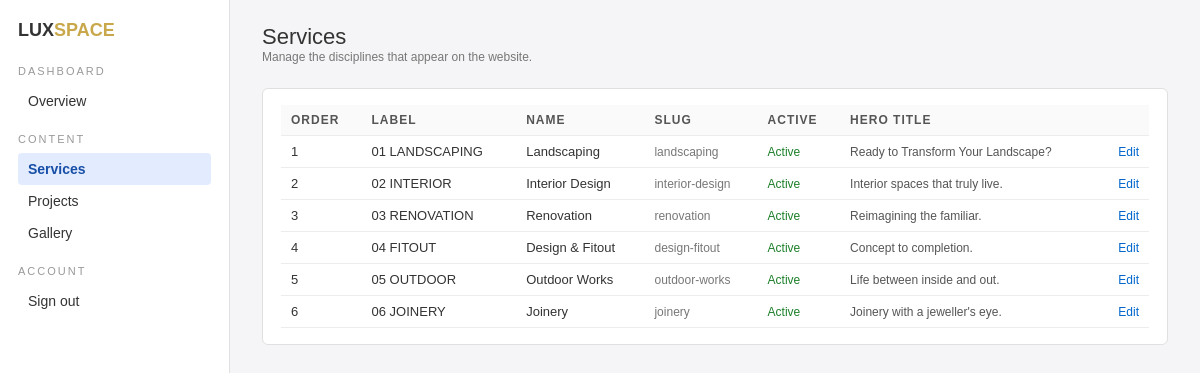
The page /dashboard/services/ (signed in) on the database its author committed.
### myApp/models.py (models this page shows, shortened)
class Service(models.Model):
    name = models.CharField(max_length=120)
    slug = models.SlugField(max_length=140, unique=True)
    short_label = models.CharField(
        max_length=40,
        help_text="Label used in tabs and pills, e.g. 'LANDSCAPING'.",
    )
    order_label = models.CharField(
        max_length=8,
        help_text="Numeric label such as '01', '02' to display before the name.",
    )
    hero_kicker = models.CharField(
        max_length=120,
        blank=True,
        help_text="Small label above hero title, e.g. 'SERVICE 01'.",
    )
    hero_eyebrow = models.CharField(
        max_length=120,
        blank=True,
        help_text="Secondary small label, e.g. 'EST. 2013'.",
    )
    hero_title = models.CharField(
        max_length=200,
        help_text="Main hero heading, e.g. 'Ready to Transform Your Landscape?'.",
    )
    hero_emphasis = models.CharField(
        max_length=120,
        blank=True,
        help_text="Optional emphasised word in the hero heading.",
    )
    hero_intro = models.TextField(
        blank=True,
        help_text="Short paragraph under the hero title.",
    )
    hero_background_image = models.URLField(
        blank=True,
        help_text="Full URL to the hero background image.",
    )
    overview_heading = models.CharField(
        max_length=200,
        blank=True,
        help_text="Overview section heading, e.g. 'Where Nature Becomes Art'.",
    )
    overview_body_primary = models.TextField(blank=True)
    overview_body_secondary = models.TextField(blank=True)
    cta_primary_label = models.CharField(
        max_length=80,
        default="EXPLORE SERVICE",
        help_text="Label for primary hero CTA button.",
    )
    cta_secondary_label = models.CharField(
        max_length=80,
        default="VIEW PROJECTS",
        help_text="Label for secondary hero CTA button.",
    )
    is_active = models.BooleanField(default=True)
    display_order = models.PositiveIntegerField(default=1)
    created_at = models.DateTimeField(auto_now_add=True)
    updated_at = models.DateTimeField(auto_now=True)
    class Meta:
        ordering = ["display_order", "name"]

### myApp/views.py (the view)
# urls.py: path("dashboard/services/", views.dashboard_services, name="dashboard_services"),
@login_required
def dashboard_services(request):
    services = Service.objects.order_by("display_order", "name")
    return render(request, "dashboard/services_list.html", {"services": services})

### myApp/templates/dashboard/services_list.html (shortened to what this page needs)
{% extends "dashboard/base.html" %}
{% block content %}
<div class="top-bar">
  <div>
    <h1>Services</h1>
    <small>Manage the disciplines that appear on the website.</small>
  </div>
</div>
<div class="card">
  <div style="overflow-x:auto;">
      <table>
        <thead>
          <tr>
            <th>Order</th>
            <th>Label</th>
            <th>Name</th>
            <th>Slug</th>
            <th>Active</th>
            <th>Hero title</th>
            <th></th>
          </tr>
        </thead>
        <tbody>
          {% for svc in services %}
          <tr>
            <td>{{ svc.display_order }}</td>
            <td>{{ svc.order_label }} {{ svc.short_label }}</td>
            <td>{{ svc.name }}</td>
            <td style="font-size:12px; color:#777;">{{ svc.slug }}</td>
            <td>
              {% if svc.is_active %}
                <span style="color:#1b7f2a; font-size:12px;">Active</span>
              {% else %}
                <span style="color:#999; font-size:12px;">Hidden</span>
              {% endif %}
            </td>
            <td style="font-size:12px; color:#555; max-width:260px; white-space:nowrap; overflow:hidden; text-overflow:ellipsis;">
              {{ svc.hero_title }}
            </td>
            <td style="text-align:right;">
              <a href="{% url 'dashboard_service_edit' svc.pk %}" style="font-size:12px;">
                Edit
              </a>
            </td>
          </tr>
          {% empty %}
          <tr>
            <td colspan="7" style="padding:12px; text-align:center; color:#777;">
              No services found. Seed demo content or create services in admin first.
            </td>
          </tr>
          {% endfor %}
        </tbody>
      </table>
  </div>
</div>
{% endblock %}

### myApp/templates/dashboard/base.html (shortened to what this page needs)
<!DOCTYPE html>
<html lang="en">
<head>
</head>
<body>
  <div class="layout">
    <aside class="sidebar">
      <div class="brand">LUX<span>SPACE</span></div>
      <div class="menu-label">Dashboard</div>
      <ul class="nav-list">
        <li>
          <a href="{% url 'dashboard_home' %}"
             class="nav-link{% if request.path == '/dashboard/' %} current{% endif %}">
            Overview
          </a>
        </li>
      </ul>
      <div class="menu-label">Content</div>
      <ul class="nav-list">
        <li>
          <a href="{% url 'dashboard_services' %}"
             class="nav-link{% if '/dashboard/services' in request.path %} current{% endif %}">
            Services
          </a>
        </li>
        <li>
          <a href="{% url 'dashboard_projects' %}"
             class="nav-link{% if '/dashboard/projects' in request.path %} current{% endif %}">
            Projects
          </a>
        </li>
        <li>
          <a href="{% url 'dashboard_gallery' %}"
             class="nav-link{% if '/dashboard/gallery' in request.path %} current{% endif %}">
            Gallery
          </a>
        </li>
      </ul>
      <div class="menu-label">Account</div>
      <ul class="nav-list">
        <li>
          <a href="{% url 'dashboard_logout' %}" class="nav-link">Sign out</a>
        </li>
      </ul>
    </aside>
    <main class="main">
      {% block content %}{% endblock %}
    </main>
  </div>
</body>
</html>

### myApp/templates/dashboard/base.html (style rules this page uses)
* { box-sizing: border-box; }
body { margin: 0; font-family: Arial, Helvetica, sans-serif; background: #f5f5f7; color: #333333; }
a { color: #0066cc; text-decoration: none; }
.layout { display: flex; min-height: 100vh; }
.sidebar { width: 230px; background: #ffffff; border-right: 1px solid #e0e0e0; padding: 20px 18px; }
.sidebar .brand { font-size: 18px; font-weight: 700; margin-bottom: 24px; }
.sidebar .brand span { color: #c9a84c; }
.sidebar .menu-label { font-size: 11px; text-transform: uppercase; letter-spacing: 2px; color: #999; margin-bottom: 8px; margin-top: 16px; }
.nav-list { list-style: none; padding: 0; margin: 0; }
.nav-link { display: block; padding: 8px 10px; border-radius: 4px; font-size: 14px; color: #333; }
.nav-link.current { background: #e3ecff; color: #174ea6; font-weight: 600; }
.main { flex: 1; padding: 24px 32px; }
.top-bar { display: flex; justify-content: space-between; align-items: center; margin-bottom: 24px; }
.top-bar h1 { margin: 0; font-size: 22px; font-weight: 400; }
.top-bar small { display: block; font-size: 12px; color: #777; }
.card { background: #ffffff; border: 1px solid #e0e0e0; border-radius: 6px; padding: 16px 18px; }
table { border-collapse: collapse; width: 100%; font-size: 13px; }
th, td { padding: 8px 10px; border-bottom: 1px solid #ececec; text-align: left; }
th { background: #fafafa; font-weight: 600; color: #555; font-size: 12px; text-transform: uppercase; letter-spacing: 1px; }

### rows shown on the page
Service: display_order "1", order_label "01", short_label "LANDSCAPING", name "Landscaping", slug "landscaping", is_active "Active", hero_title "Ready to Transform Your Landscape?"
Service: display_order "2", order_label "02", short_label "INTERIOR", name "Interior Design", slug "interior-design", is_active "Active", hero_title "Interior spaces that truly live."
Service: display_order "3", order_label "03", short_label "RENOVATION", name "Renovation", slug "renovation", is_active "Active", hero_title "Reimagining the familiar."
Service: display_order "4", order_label "04", short_label "FITOUT", name "Design & Fitout", slug "design-fitout", is_active "Active", hero_title "Concept to completion."
Service: display_order "5", order_label "05", short_label "OUTDOOR", name "Outdoor Works", slug "outdoor-works", is_active "Active", hero_title "Life between inside and out."
Service: display_order "6", order_label "06", short_label "JOINERY", name "Joinery", slug "joinery", is_active "Active", hero_title "Joinery with a jeweller's eye."
